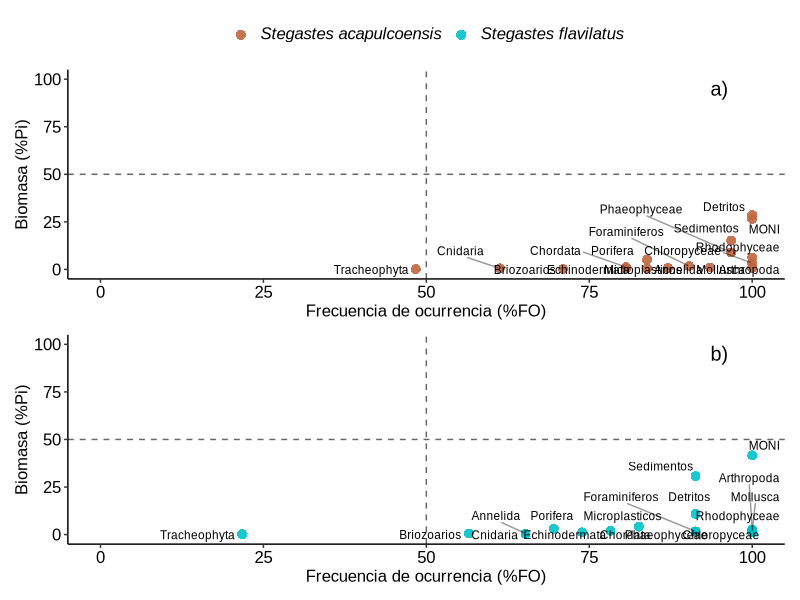
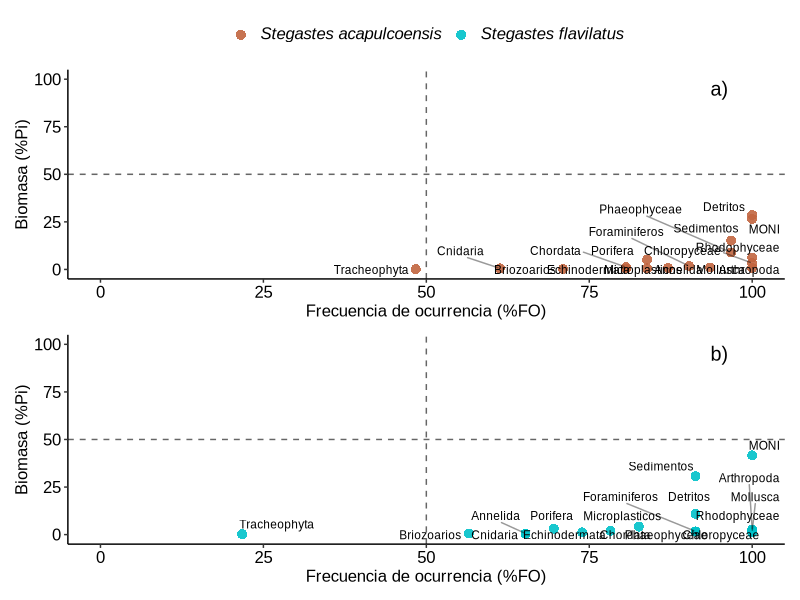

Here is the R script that generated these plots, in order:
# cargar Paquetes 
library(readr)
library(dplyr)
library(tidyr)
library(stringr)
library(ggplot2)
library(scales)
library(purrr)

# Leer y preparar datos

df0 <- read_csv("items_crudos.csv", show_col_types = FALSE, na = c("", "NA"))
names(df0) <- str_trim(names(df0))
df0 <- df0 %>% mutate(Especie = str_trim(Especie)) %>%
  filter(!(is.na(Especie) | Especie == ""))

# columnas de ítems (todo excepto Estomago y Especie)
cols_items <- setdiff(names(df0), c("Estomago", "Especie"))

# Excluir vertebrados si existen
excluir_items <- c("Vertebrados")
cols_items <- setdiff(cols_items, excluir_items[excluir_items %in% cols_items])

# Forzar numérico
df0 <- df0 %>% mutate(across(all_of(cols_items), ~ suppressWarnings(as.numeric(.x))))

# Mantener estómagos con contenido (>0 en algún ítem)
df <- df0 %>%
  mutate(total_fila = rowSums(across(all_of(cols_items)), na.rm = TRUE)) %>%
  filter(total_fila > 0)

# %FO y Pi (pesos crudos)

# eps: umbral mínimo para considerar "presencia" en FO y para seleccionar estómagos en Pi
eps <- 0

calc_costello <- function(d_especie, items, eps = 0) {
  n_est <- nrow(d_especie)
  X <- as.matrix(d_especie[, items, drop = FALSE])
  X[is.na(X)] <- 0
  
  # %FO sobre todos los estómagos con contenido
  FO <- colSums(X > eps) / n_est * 100
  
  # Pi: abundancia específica de la presa (peso) solo entre estómagos donde el ítem está presente
  Pi <- sapply(seq_along(items), function(k) {
    pres <- X[, k] > eps
    if (!any(pres)) return(NA_real_)
    num <- sum(X[pres, k], na.rm = TRUE)
    den <- sum(rowSums(X[pres, , drop = FALSE], na.rm = TRUE))
    if (den == 0) return(NA_real_)
    (num / den) * 100
  })
  
  # %W total (opcional: para tamaño de punto)
  W_total <- colSums(X, na.rm = TRUE)
  W_pct   <- W_total / sum(W_total, na.rm = TRUE) * 100
  
  tibble(Item = items, FO_pct = as.numeric(FO), Pi_pct = as.numeric(Pi), W_pct = as.numeric(W_pct))
}

res_costello <- df %>%
  group_split(Especie) %>%
  map_dfr(~{
    sp <- unique(.x$Especie)
    calc_costello(.x, cols_items, eps = eps) %>%
      mutate(Especie = sp, .before = 1)
  }) %>%
  filter(!is.na(Pi_pct) & FO_pct > 0)   # quitar ítems que nunca aparecen

# --------------------------
# 3) Gráfico de Costello (X = %FO, Y = Pi)
# --------------------------
library(ggrepel)
library(patchwork)

# Paleta por especie
pal_especie <- c("S. acapulcoensis" = "#C16540", "S. flavilatus" = "#00C1C8")

make_costello_plot <- function(dat){
  ggplot(dat, aes(FO_pct, Pi_pct, label = Item, color = Especie)) +
    geom_point(shape = 16, size = 3, alpha = 0.9, show.legend = TRUE) +
    geom_text_repel(
      family = "Arial", size = 3, max.overlaps = Inf,
      box.padding = 0.25, point.padding = 0.1, segment.alpha = 0.4,
      colour = "black", show.legend = FALSE
    ) +
    geom_vline(xintercept = 50, linetype = "dashed", colour = "grey40") +
    geom_hline(yintercept = 50, linetype = "dashed", colour = "grey40") +
    scale_x_continuous(limits = c(0,100),
                       labels = function(x) sprintf("%d", x)) +
    scale_y_continuous(limits = c(0,100),
                       labels = function(x) sprintf("%d", x)) +
    scale_color_manual(
      name = NULL,
      values = pal_especie,
      limits = c("S. acapulcoensis", "S. flavilatus"),
      drop   = FALSE,
      labels = c(expression(italic("Stegastes acapulcoensis")),
                 expression(italic("Stegastes flavilatus")))
    ) +
    labs(x = "Frecuencia de ocurrencia (%FO)", y = "Biomasa (%Pi)") +
    theme_classic(base_family = "Arial") +
    theme(
      text = element_text(size = 12, family = "Arial"),
      axis.text  = element_text(size = 12, family = "Arial", colour = "black"),
      axis.title = element_text(size = 12, family = "Arial", colour = "black"),
      legend.position = "top",
      legend.text = element_text(size = 12, family = "Arial")
    )
}


# --- Ejemplo de uso ---
p_acap <- make_costello_plot(subset(res_costello, Especie == "S. acapulcoensis")) +
  annotate("text", x = 95, y = 95, label = "a)", family = "Arial", size = 5)

p_flav <- make_costello_plot(subset(res_costello, Especie == "S. flavilatus")) +
  annotate("text", x = 95, y = 95, label = "b)", family = "Arial", size = 5)

# Figura con leyenda única en top
p_2col <- (p_acap + p_flav) + plot_layout(ncol = 1, guides = "collect") &
  theme(legend.position = "top")

print(p_2col)

ggsave("costello.tiff", p_2col, width = 10, height = 10, dpi = 600, compression = "lzw")
